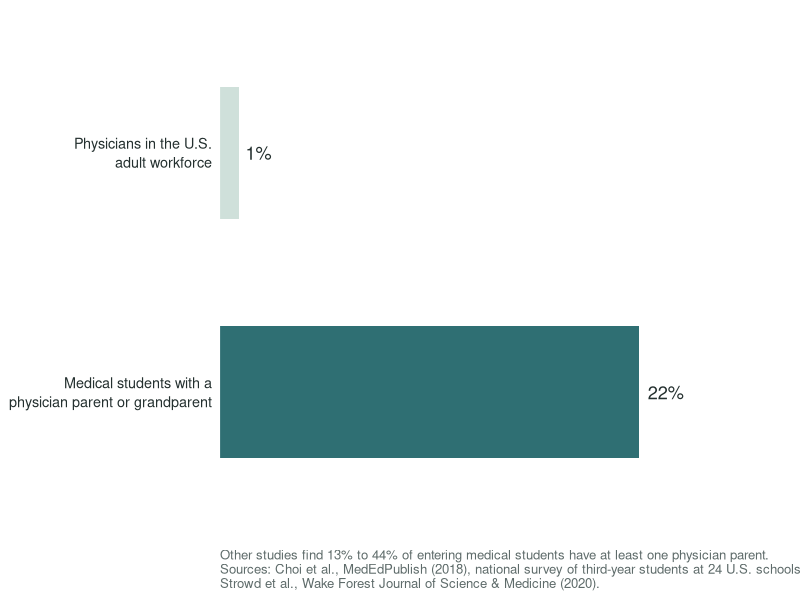

Generate this figure with R:
## ---- chunk 1
#| label: setup
library(dplyr)
library(tibble)
library(ggplot2)
library(DiagrammeR)

teal      <- "#2F6F73"
teal_dark <- "#1F4E51"
sage      <- "#CFE0DA"
coral     <- "#B85042"
muted     <- "#5E6B6A"
## ---- chunk 2
#| label: legacy-chart
#| fig-width: 8
#| fig-height: 2.6
#| fig-alt: "Bar chart: physicians make up about 1% of the U.S. adult workforce, but 22% of third-year medical students in a national study had a physician parent or grandparent."

legacy <- tribble(
  ~group,                                                       ~pct,
  "Physicians in the U.S.\nadult workforce",                    1,
  "Medical students with a\nphysician parent or grandparent",   22
) |>
  mutate(group = factor(group, levels = rev(group)))

ggplot(legacy, aes(x = pct, y = group)) +
  geom_col(fill = c(sage, teal), width = 0.55) +
  geom_text(aes(label = paste0(pct, "%")), hjust = -0.25, size = 4.6, color = "#24302F") +
  scale_x_continuous(limits = c(0, 30), expand = c(0, 0)) +
  labs(x = NULL, y = NULL,
       caption = paste0(
         "Other studies find 13% to 44% of entering medical students have at least one physician parent.\n",
         "Sources: Choi et al., MedEdPublish (2018), national survey of third-year students at 24 U.S. schools;\n",
         "Strowd et al., Wake Forest Journal of Science & Medicine (2020)."
       )) +
  theme_minimal(base_size = 13) +
  theme(panel.grid = element_blank(),
        axis.text.x = element_blank(),
        axis.text.y = element_text(color = "#24302F", lineheight = 1.1),
        plot.caption = element_text(color = muted, hjust = 0, size = 9.5),
        plot.title.position = "plot")
## ---- chunk 3
#| label: family-loop
#| fig-alt: "Causal loop diagram. Parents' degree status and parents' unmet dreams both raise perceived expectations, which raise pressure to achieve. Pressure raises perfectionism and stress, which raise fear of disappointing family, which reduces help-seeking, which raises stress further. Achievement raises the family's expectations further. Open family conversations and academic support reduce perceived pressure."

grViz("
digraph family_pressure {
  graph [rankdir = LR, bgcolor = 'transparent', fontname = 'Helvetica', nodesep = 0.4, ranksep = 0.5]
  node  [shape = box, style = 'rounded,filled', fillcolor = '#F2F4F4',
         color = '#9AA5A6', fontname = 'Helvetica', fontsize = 12]
  edge  [color = '#5B6B6C', fontname = 'Helvetica', fontsize = 11]

  legacy   [label = 'Parents hold\\nadvanced degrees']
  dreams   [label = 'Parents want what\\nthey could not have']
  expect   [label = 'Perceived family\\nexpectations']
  pressure [label = 'Pressure\\nto achieve']
  perfect  [label = 'Perfectionism']
  stress   [label = 'Stress', fillcolor = '#F6D8D2', color = '#B85042']
  fear     [label = 'Fear of\\ndisappointing family']
  help     [label = 'Seeking help']
  achieve  [label = 'Achievement\\n(next degree, title)']
  support  [label = 'Open family talks +\\nacademic support',
            fillcolor = '#2F6F73', color = '#2F6F73', fontcolor = 'white']

  legacy   -> expect   [label = '+']
  dreams   -> expect   [label = '+']
  expect   -> pressure [label = '+']
  pressure -> perfect  [label = '+']
  perfect  -> stress   [label = '+']
  stress   -> fear     [label = '+']
  fear     -> help     [label = '−']
  help     -> stress   [label = '−']
  pressure -> achieve  [label = '+']
  achieve  -> expect   [label = '+  (the bar rises)']
  support  -> pressure [label = '−']
}
")
